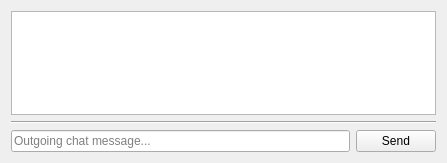
<?xml version="1.0" encoding="UTF-8"?>
<ui version="4.0">
 <class>ChatWidget</class>
 <widget class="QWidget" name="ChatWidget">
  <property name="geometry">
   <rect>
    <x>0</x>
    <y>0</y>
    <width>447</width>
    <height>163</height>
   </rect>
  </property>
  <property name="windowTitle">
   <string>Form</string>
  </property>
  <layout class="QVBoxLayout" name="verticalLayout">
   <item>
    <widget class="QPlainTextEdit" name="chatDisplay">
     <property name="readOnly">
      <bool>true</bool>
     </property>
    </widget>
   </item>
   <item>
    <widget class="Line" name="line">
     <property name="orientation">
      <enum>Qt::Horizontal</enum>
     </property>
    </widget>
   </item>
   <item>
    <layout class="QHBoxLayout" name="horizontalLayout">
     <item>
      <widget class="QLineEdit" name="chatLineEntry">
       <property name="placeholderText">
        <string>Outgoing chat message...</string>
       </property>
      </widget>
     </item>
     <item>
      <widget class="QPushButton" name="sendButton">
       <property name="text">
        <string>Send</string>
       </property>
       <property name="autoDefault">
        <bool>true</bool>
       </property>
      </widget>
     </item>
    </layout>
   </item>
  </layout>
 </widget>
 <resources/>
 <connections>
  <connection>
   <sender>chatLineEntry</sender>
   <signal>returnPressed()</signal>
   <receiver>sendButton</receiver>
   <slot>animateClick()</slot>
   <hints>
    <hint type="sourcelabel">
     <x>238</x>
     <y>144</y>
    </hint>
    <hint type="destinationlabel">
     <x>405</x>
     <y>144</y>
    </hint>
   </hints>
  </connection>
 </connections>
</ui>
